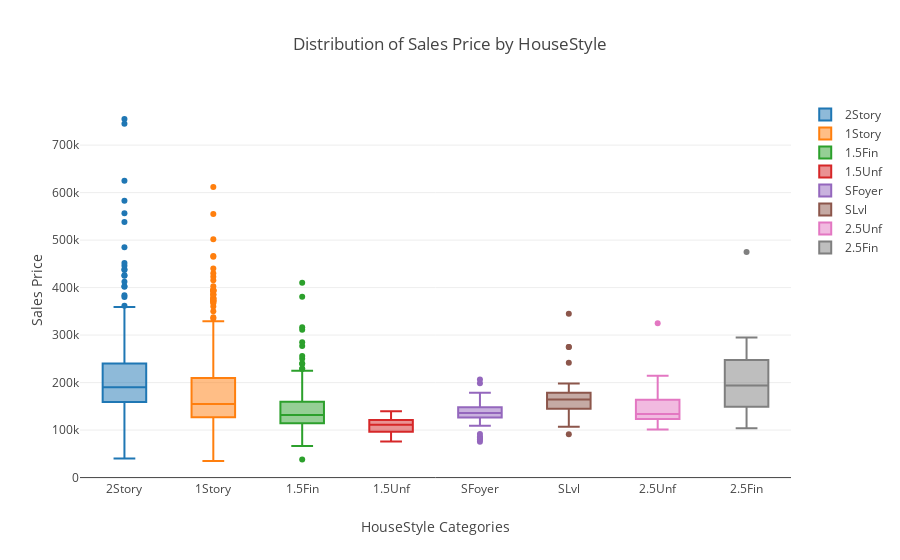

The code cell stored with this chart in its notebook:
### Code cell
variable='HouseStyle'

data = [dict(
  type = 'box',
  x = train[variable],
  y = train['SalePrice'],
  mode = 'markers',
  transforms = [dict(
    type = 'groupby',
    groups = train[variable],

  )]
)]

layout={
        'xaxis': {'title': variable + ' Categories'},
        'yaxis': {'title': "Sales Price"},
        "title":"Distribution of Sales Price by " +variable
    }

off.iplot({'data': data, 'layout':layout}, validate=False)

### Figure 1 — Plotly figure (JSON) as saved in the notebook; plotly's stock layout.template omitted (floating-point values rounded to 4 significant figures; data arrays with more than 128 entries replaced by an {"elided": "..."} marker saying what was removed)
{"data": [{"mode": "markers", "transforms": [{"groups": {"elided": "1460 str values"}, "type": "groupby"}], "type": "box", "x": {"elided": "1460 str values"}, "y": {"elided": "1460 int values"}}], "layout": {"title": "Distribution of Sales Price by HouseStyle", "xaxis": {"title": "HouseStyle Categories"}, "yaxis": {"title": "Sales Price"}}}
